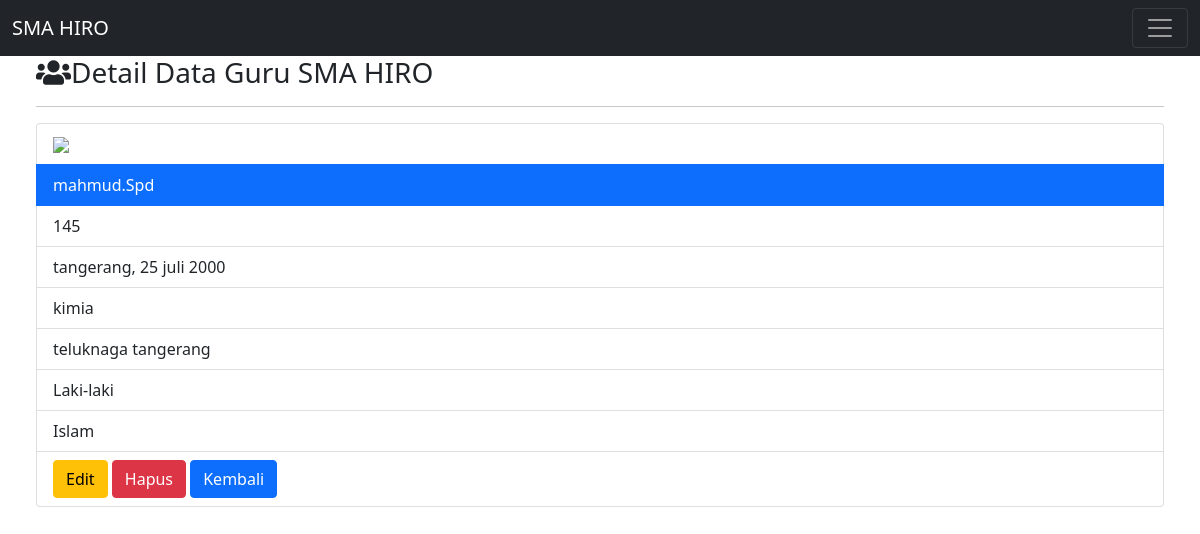
The page /detailguru.php?id=145 on the database its author committed.
### tables this page shows
CREATE TABLE `guru` (
  `id` varchar(15) NOT NULL,
  `nama` varchar(30) NOT NULL,
  `tempat` varchar(30) NOT NULL,
  `mata_pelajaran` varchar(20) NOT NULL,
  `alamat` varchar(30) NOT NULL,
  `jenis_kelamin` varchar(12) NOT NULL,
  `agama` varchar(15) NOT NULL,
  `foto` varchar(10) NOT NULL
);

### function.php (called while the page is built, shortened)
<?php
    $conn = mysqli_connect('localhost','root','','uas_1904030047');
    function query($query)
    {
        global $conn;
        $result = mysqli_query($conn,$query);
        if(mysqli_num_rows($result) ==1 ){
            return mysqli_fetch_assoc($result);
        }
        $rows = [];
        return $rows;
    }
?>

### detailguru.php (the view, shortened to what this page needs)
<?php
require 'function.php';
$id = $_GET['id'];
$guruu = query("SELECT * FROM guru WHERE id = $id");
?>
<!doctype html>
<html lang="en">
<head>
    <link href="tema/bootstrap/css/bootstrap.min.css" rel="stylesheet">
    <link rel="stylesheet" href="tema/fontawesome/css/all.min.css">
</head>
<body>
    <nav class="navbar fixed-top navbar-dark bg-dark">
            <div class="container-fluid">
                <a class="navbar-brand" href="index.php">SMA HIRO</a>
                <button class="navbar-toggler" type="button" data-bs-toggle="collapse" data-bs-target="#navbarSupportedContent" aria-controls="navbarSupportedContent" aria-expanded="false" aria-label="Toggle navigation">
                <span class="navbar-toggler-icon"></span>
                </button>
            </div>
         </nav>
    <div class="row mt-5">
        <div class="col-md-15 p-5 pt-2">
            <h3><i class="fas fa-users"></i>Detail Data Guru SMA HIRO </h3>
            <hr>
            <ul class="list-group">
                <li class="list-group-item"><img src="images/<?= $guruu['foto']; ?>.png" width="400px"></li>
                <li class="list-group-item active"><?= $guruu['nama']; ?></li>
                <li class="list-group-item"><?= $guruu['id']; ?></li>
                <li class="list-group-item"><?= $guruu['tempat']; ?></li>
                <li class="list-group-item"><?= $guruu['mata_pelajaran']; ?></li>
                <li class="list-group-item"><?= $guruu['alamat']; ?></li>
                <li class="list-group-item"><?= $guruu['jenis_kelamin']; ?></li>
                <li class="list-group-item"><?= $guruu['agama']; ?></li>
                <li class="list-group-item">
                    <a href="edit.php?id=<?= $guruu['id']; ?>" class="btn btn-warning" role="button">Edit</a>
                    <a href="hapus.php?id=<?= $guruu['id']; ?>" onclick="return confirm('apakah anda akan menghapus data ini');" class="btn btn-danger" role="button">Hapus</a>
                    <a href="guruu.php" class="btn btn-primary" role="button">Kembali</a>
                </li>
            </ul>
        </div>
    </div>
</body>
</html>

### rows shown on the page
guru: nama "mahmud.Spd", id "145", tempat "tangerang, 25 juli 2000", mata_pelajaran "kimia", alamat "teluknaga tangerang", jenis_kelamin "Laki-laki", agama "Islam"
